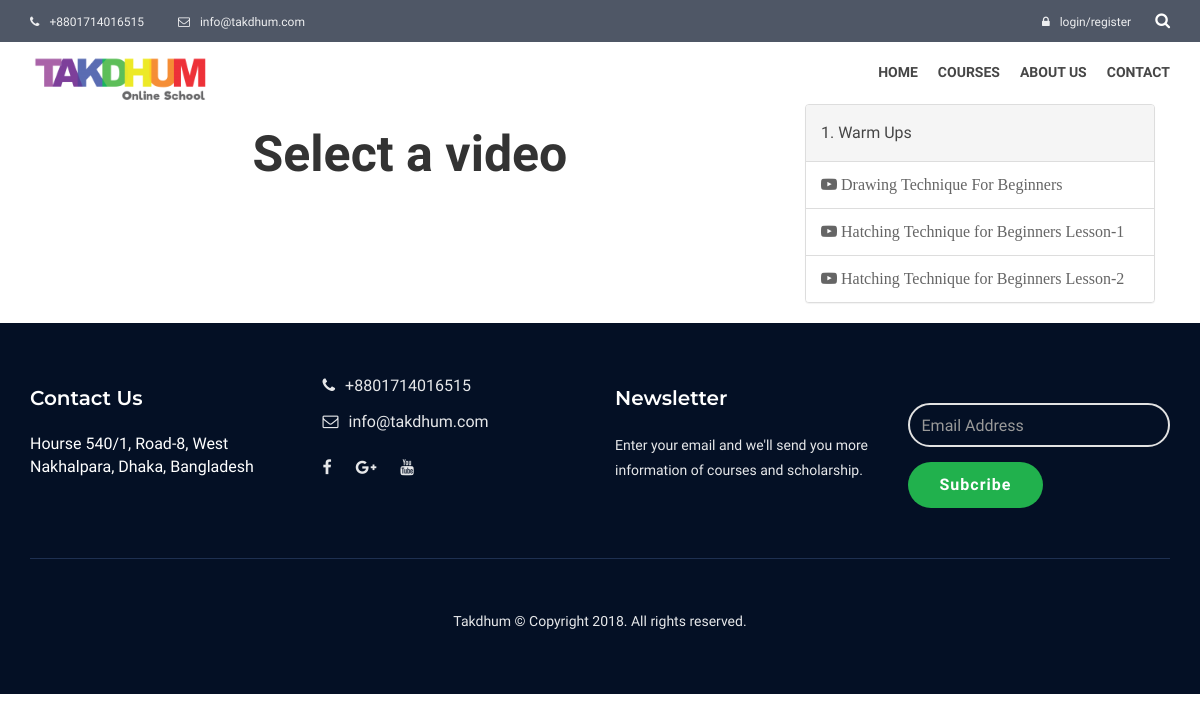
Page /drawing/course/warm-ups on the earlier database version.
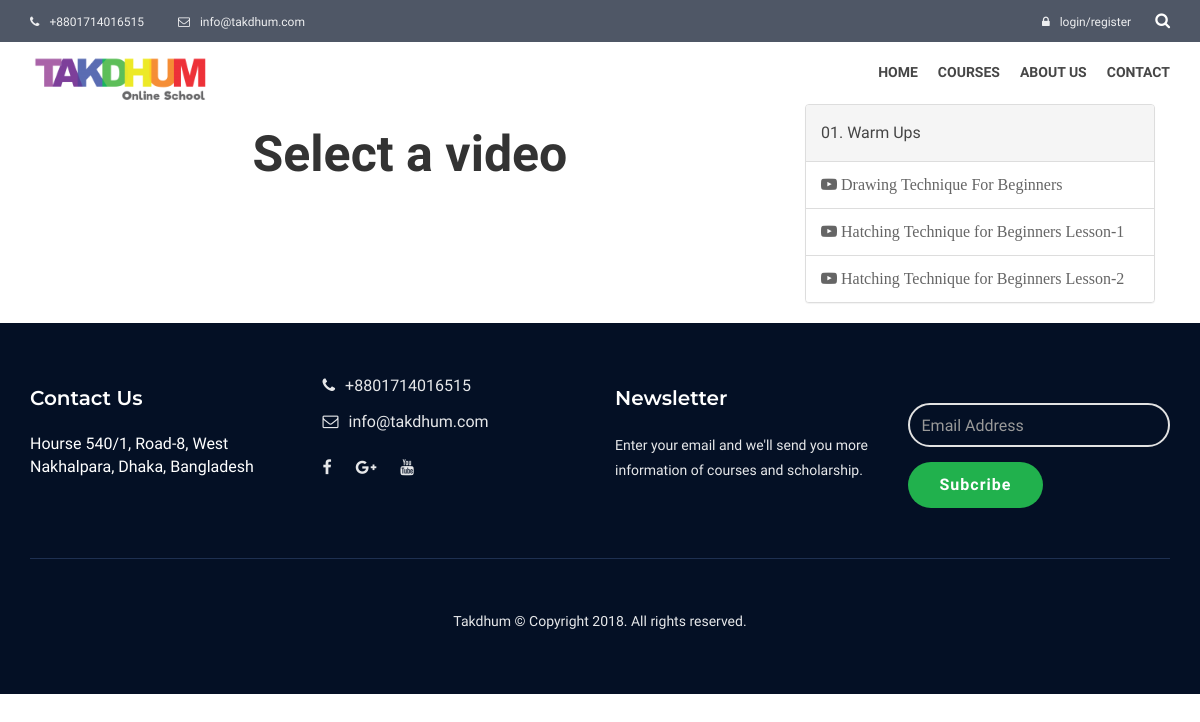
Same page on the later database version.
### web/models.py (models this page shows, shortened)
class Course(models.Model):
    course_title = models.CharField(max_length=150)
    course_url = models.CharField(max_length=150)
    thumbnail_image = models.ImageField(upload_to='Courses')
    course_category = models.ForeignKey(CourseCategory, on_delete=models.CASCADE)
    course_level = models.ForeignKey(CourseLevel, null=True, blank=True, on_delete=models.CASCADE)
    description = models.TextField(blank=True, null=True)

### web/views.py (the view)
# urls.py: path('<category>/course/<course>', views.course, name='single_course'),
def course(request, category, course):
    basic_info = Basic_info.objects.first()
    categories = CourseCategory.objects.all()
    course_category = get_object_or_404(CourseCategory, category_url=category)
    single_course = get_object_or_404(Course, course_url=course)
    allCourses = Course.objects.exclude(course_url=single_course.id).filter(course_category=course_category.id).order_by('course_title')
    course_videos = SingleVideo.objects.filter(course_name=single_course.id)
    all_videos = SingleVideo.objects.all()
    context = {
        'categories': categories,
        'course_name': single_course,
        'course_videos': course_videos,
        'all_Courses': allCourses,
        'all_videos': all_videos,
        'request_category': category,
        'info': basic_info,
        'title': course,
    }
    return render(request, 'takdhum/single_course.html', context)

### web/templates/takdhum/single_course.html (shortened to what this page needs)
{% extends 'takdhum/html/base.html' %}
{% load staticfiles %}
{% block body %}
    <section class="row">
        <div class="container">
            <div class="col-sm-8" id='videoDisplay'>
                <h1 class="text-center">Select a video</h1>
            </div>
            <div class="panel-group col-sm-4" id="accordion" role="tablist" aria-multiselectable="true">
                <div class="panel panel-default">
                    <div class="panel-heading" role="tab" id="headingOne">
                        <h4 class="panel-title">
                            <a role="button" data-toggle="collapse" data-parent="#accordion" href="#collapseOne"
                               aria-expanded="true" aria-controls="collapseOne">
                                {{ course_name.course_title }}
                            </a>
                        </h4>
                    </div>
                    <div id="collapseOne" class="panel-collapse collapse in" role="tabpanel"
                         aria-labelledby="headingOne">
                        <div class="list-group">
                            {% if course_videos %}
                                {% for video in course_videos %}
                                    {% if request.user.is_authenticated %}
                                        <a href="#" class="list-video list-group-item"
                                           data-link="{{ video.video_link }}?modestbranding=1&autoplay=1&loop=1&rel=0&showinfo=1">
                                            <i class="fa fa-youtube-play"></i> {{ video.video_title }}</a>
                                    {% else %}
                                        <a href="#" class="list-video list-group-item" data-toggle="modal"
                                           data-target="#myModal" role="button">
                                            <i class="fa fa-youtube-play"> {{ video.video_title }} </i> </a>
                                    {% endif %}
                                {% endfor %}
                            {% else %}
                                <p>There is no course vedio.</p>
                            {% endif %}
                        </div>
                    </div>
                </div>
            </div>
        </div>
    </section>
{% endblock body %}

Differences in the rows shown:
changed Course: course_title "1. Warm Ups" → "01. Warm Ups"
